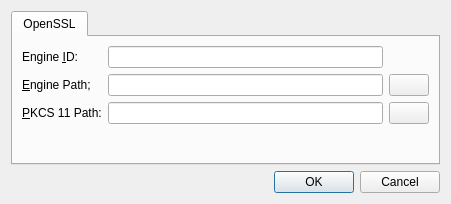
<?xml version="1.0" encoding="UTF-8"?>
<ui version="4.0">
 <class>PreferencesEditorDialog</class>
 <widget class="QDialog" name="PreferencesEditorDialog">
  <property name="geometry">
   <rect>
    <x>0</x>
    <y>0</y>
    <width>451</width>
    <height>204</height>
   </rect>
  </property>
  <property name="windowTitle">
   <string>Preferences</string>
  </property>
  <property name="windowIcon">
   <iconset resource="../../resources/L2tpIPsecVpn.qrc">
    <normaloff>:/images/configure.png</normaloff>:/images/configure.png</iconset>
  </property>
  <layout class="QVBoxLayout" name="m_pDialogLayout">
   <item>
    <widget class="QTabWidget" name="m_pTabWidget">
     <property name="currentIndex">
      <number>0</number>
     </property>
     <widget class="QWidget" name="m_pTabOpenSSL">
      <attribute name="title">
       <string>OpenSSL</string>
      </attribute>
      <layout class="QGridLayout" name="m_pOpenSSLTabLayout">
       <item row="0" column="0">
        <widget class="QLabel" name="m_pEngineIdLabel">
         <property name="text">
          <string>Engine &amp;ID:</string>
         </property>
         <property name="buddy">
          <cstring>m_pEngineIDLineEdit</cstring>
         </property>
        </widget>
       </item>
       <item row="0" column="1">
        <widget class="QLineEdit" name="m_pEngineIDLineEdit"/>
       </item>
       <item row="1" column="0">
        <widget class="QLabel" name="m_pEnginPathLabel">
         <property name="text">
          <string>&amp;Engine Path;</string>
         </property>
         <property name="buddy">
          <cstring>m_pEnginePathLineEdit</cstring>
         </property>
        </widget>
       </item>
       <item row="1" column="1">
        <widget class="QLineEdit" name="m_pEnginePathLineEdit">
         <property name="readOnly">
          <bool>true</bool>
         </property>
        </widget>
       </item>
       <item row="1" column="2">
        <widget class="QPushButton" name="m_pEnginePathPushButton">
         <property name="text">
          <string/>
         </property>
         <property name="icon">
          <iconset resource="../../resources/L2tpIPsecVpn.qrc">
           <normaloff>:/images/search.png</normaloff>:/images/search.png</iconset>
         </property>
        </widget>
       </item>
       <item row="2" column="0">
        <widget class="QLabel" name="m_pPkcs11PathLabel">
         <property name="text">
          <string>&amp;PKCS 11 Path:</string>
         </property>
         <property name="buddy">
          <cstring>m_pPkcs11PathLineEdit</cstring>
         </property>
        </widget>
       </item>
       <item row="2" column="1">
        <widget class="QLineEdit" name="m_pPkcs11PathLineEdit">
         <property name="readOnly">
          <bool>true</bool>
         </property>
        </widget>
       </item>
       <item row="2" column="2">
        <widget class="QPushButton" name="m_pPkcs11PathPushButton">
         <property name="text">
          <string/>
         </property>
         <property name="icon">
          <iconset resource="../../resources/L2tpIPsecVpn.qrc">
           <normaloff>:/images/search.png</normaloff>:/images/search.png</iconset>
         </property>
        </widget>
       </item>
       <item row="3" column="0">
        <spacer name="m_pOpenSSLVerticalSpacer">
         <property name="orientation">
          <enum>Qt::Vertical</enum>
         </property>
         <property name="sizeHint" stdset="0">
          <size>
           <width>20</width>
           <height>40</height>
          </size>
         </property>
        </spacer>
       </item>
      </layout>
     </widget>
    </widget>
   </item>
   <item>
    <widget class="QDialogButtonBox" name="m_pButtonBox">
     <property name="orientation">
      <enum>Qt::Horizontal</enum>
     </property>
     <property name="standardButtons">
      <set>QDialogButtonBox::Cancel|QDialogButtonBox::Ok</set>
     </property>
    </widget>
   </item>
  </layout>
 </widget>
 <tabstops>
  <tabstop>m_pTabWidget</tabstop>
  <tabstop>m_pEngineIDLineEdit</tabstop>
  <tabstop>m_pEnginePathLineEdit</tabstop>
  <tabstop>m_pEnginePathPushButton</tabstop>
  <tabstop>m_pPkcs11PathLineEdit</tabstop>
  <tabstop>m_pPkcs11PathPushButton</tabstop>
  <tabstop>m_pButtonBox</tabstop>
 </tabstops>
 <resources>
  <include location="../../resources/L2tpIPsecVpn.qrc"/>
 </resources>
 <connections>
  <connection>
   <sender>m_pButtonBox</sender>
   <signal>accepted()</signal>
   <receiver>PreferencesEditorDialog</receiver>
   <slot>accept()</slot>
   <hints>
    <hint type="sourcelabel">
     <x>248</x>
     <y>254</y>
    </hint>
    <hint type="destinationlabel">
     <x>157</x>
     <y>274</y>
    </hint>
   </hints>
  </connection>
  <connection>
   <sender>m_pButtonBox</sender>
   <signal>rejected()</signal>
   <receiver>PreferencesEditorDialog</receiver>
   <slot>reject()</slot>
   <hints>
    <hint type="sourcelabel">
     <x>316</x>
     <y>260</y>
    </hint>
    <hint type="destinationlabel">
     <x>286</x>
     <y>274</y>
    </hint>
   </hints>
  </connection>
 </connections>
</ui>
